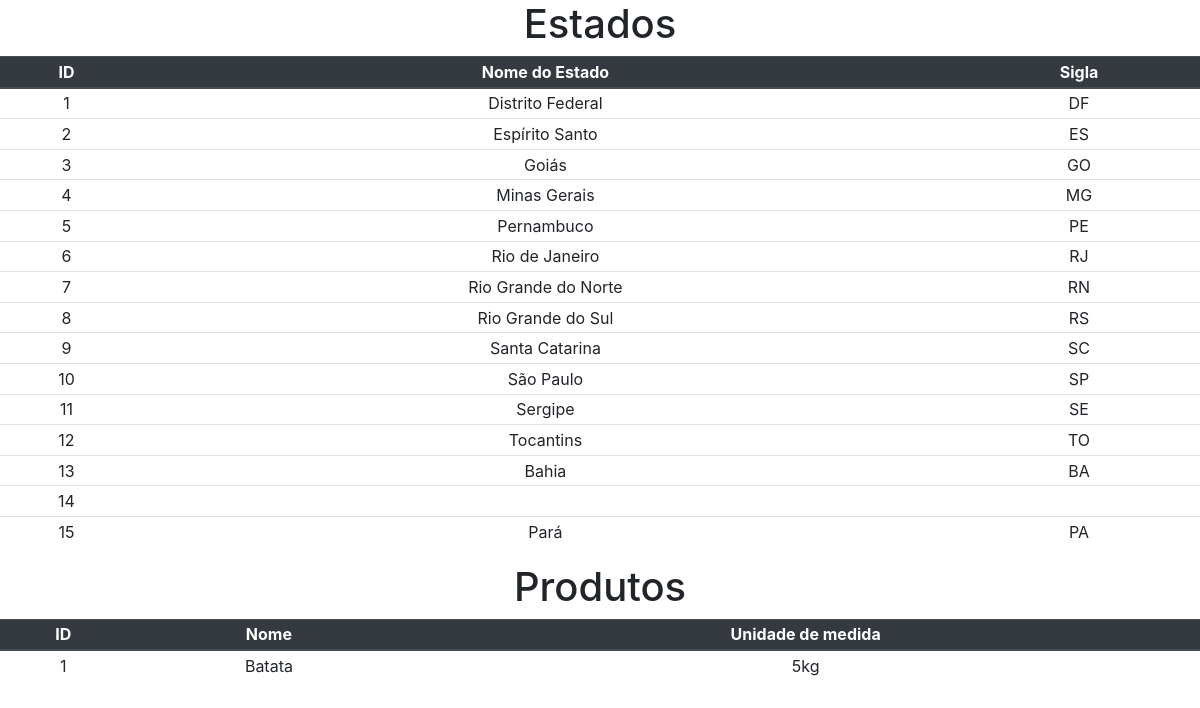
The page / on the database its author committed.
### tables this page shows
CREATE TABLE "estados" ("id" integer not null primary key autoincrement, "nome" varchar not null, "sigla" varchar not null, "created_at" datetime null, "updated_at" datetime null);

CREATE TABLE "produtos" (
	"ID"	INTEGER NOT NULL,
	"nome"	VARCHAR(100) NOT NULL,
	"um"	VARCHAR(3) NOT NULL,
	PRIMARY KEY("ID" AUTOINCREMENT)
);

### public/index.php (called while the page is built, shortened)
<?php
    $dbConnection = new Connection(new AdapterSQLite());
    $connection = $dbConnection->getAdapter()->open();
    $estado = $dbConnection->getAdapter()->getEstado($connection);
    $produto = $dbConnection->getAdapter()->getProduto($connection);
    require_once '../App/Views/View.php';

### App/Database/Connection.php (called while the page is built, shortened)
<?php
class Connection {
    private $adapter;
    public function __construct(AdapterInterface $adapter) {
        $this ->adapter = $adapter;
    }
    public function getAdapter(){
        return $this->adapter;
    }
}

### App/Database/AdapterSQLite.php (called while the page is built, shortened)
<?php
class AdapterSQLite implements AdapterInterface {
    public function getEstado($dbConnection){
        return $dbConnection->query("SELECT * FROM estados");
    }
    public function getProduto($dbConnection){
        return $dbConnection->query("SELECT * FROM produtos");
     }
}

### App/Views/View.php (the view, shortened to what this page needs)
<html>
    <head>
    <link rel="stylesheet" href="https://stackpath.bootstrapcdn.com/bootstrap/4.5.2/css/bootstrap.min.css">
    <link rel="stylesheet" href="text/css">
</head>
<body>
    <div class="table-responsive">
        <h1 class="text-center">Estados</h1>
            <table class="table  table-sm table-bodered table-hover text-center">
                <thead>
                    <tr class="thead-dark">
                        <th>ID</th>
                        <th>Nome do Estado</th>
                        <th>Sigla</th>
                    </tr>
                </thead>
            <tbody>
                <?php
                while ($e = $estado->fetch()) {
                        echo '<tr>';
                        echo '<td>' . $e["id"] . '</td>';
                        echo '<td>' . $e["nome"] . '</td>';
                        echo '<td>' . $e["sigla"] . "</td>";
                        echo '</tr>';
                    }
                ?>
            </tbody>
        </table>
        <div class="table-responsive">
        <h1 class="text-center">Produtos</h1>
            <table class="table  table-sm table-bodered table-hover text-center">
                <thead>
                    <tr class="thead-dark">
                        <th>ID</th>
                        <th>Nome</th>
                        <th>Unidade de medida</th>
                    </tr>
                </thead>
            <tbody>
                <?php
                while ($e = $produto->fetch()) {
                    echo "<tr>" .
                        "<td>" . $e["ID"] . "</td> "
                        . "<td>" . $e["nome"] . "</td> "
                        . "<td>" . $e["um"] . "</td> "
                        . "</tr>";
                }
                ?>
            </tbody>
        </table>
    </div>
</body>
</html>

### rows shown on the page
estados: id "1", nome "Distrito Federal", sigla "DF"
estados: id "2", nome "Espírito Santo", sigla "ES"
estados: id "3", nome "Goiás", sigla "GO"
estados: id "4", nome "Minas Gerais", sigla "MG"
estados: id "5", nome "Pernambuco", sigla "PE"
estados: id "6", nome "Rio de Janeiro", sigla "RJ"
estados: id "7", nome "Rio Grande do Norte", sigla "RN"
estados: id "8", nome "Rio Grande do Sul", sigla "RS"
estados: id "9", nome "Santa Catarina", sigla "SC"
estados: id "10", nome "São Paulo", sigla "SP"
estados: id "11", nome "Sergipe", sigla "SE"
estados: id "12", nome "Tocantins", sigla "TO"
estados: id "13", nome "Bahia", sigla "BA"
estados: id "14"
estados: id "15", nome "Pará", sigla "PA"
produtos: ID "1", nome "Batata", um "5kg"
